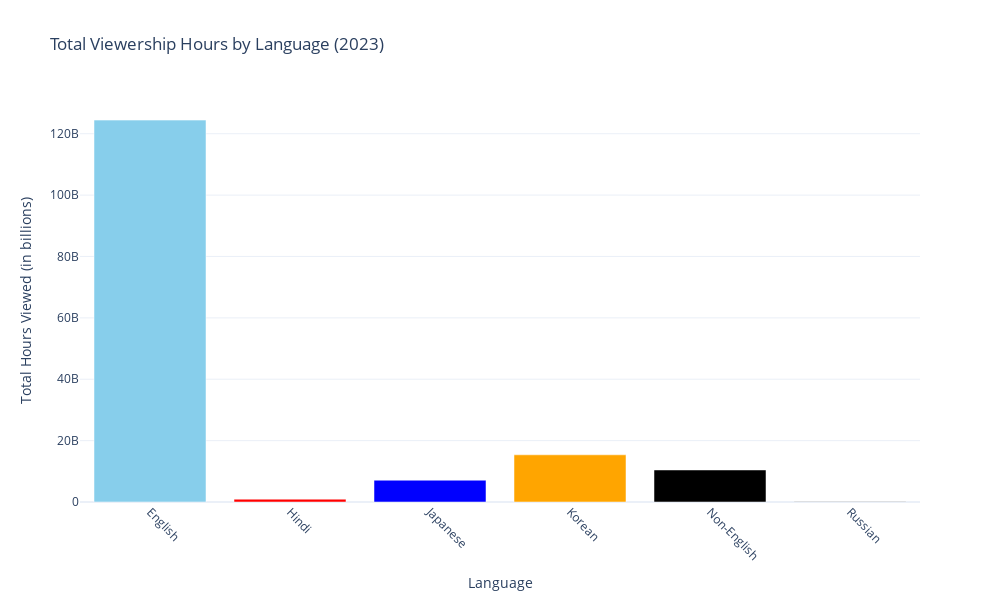

The code cell stored with this chart in its notebook:
### Code cell
fig = go.Figure(data = [go.Bar(x = content_langauge.index,
               y = content_langauge.values,
               marker_color = ['skyblue','red','blue','orange'])])


fig.update_layout(
    title='Total Viewership Hours by Language (2023)',
    xaxis_title='Language',
    yaxis_title='Total Hours Viewed (in billions)',
    xaxis_tickangle=45,
    height=600,
    width=1000
)
fig.show()

### Figure 1 — Plotly figure (JSON) as saved in the notebook; plotly's stock layout.template omitted (floating-point values rounded to 4 significant figures)
{"data": [{"marker": {"color": ["skyblue", "red", "blue", "orange"]}, "type": "bar", "x": ["English", "Hindi", "Japanese", "Korean", "Non-English", "Russian"], "y": [124441700000, 926100000, 7102000000, 15378400000, 10439100000, 114600000]}], "layout": {"height": 600, "title": {"text": "Total Viewership Hours by Language (2023)"}, "width": 1000, "xaxis": {"tickangle": 45, "title": {"text": "Language"}}, "yaxis": {"title": {"text": "Total Hours Viewed (in billions)"}}}}
